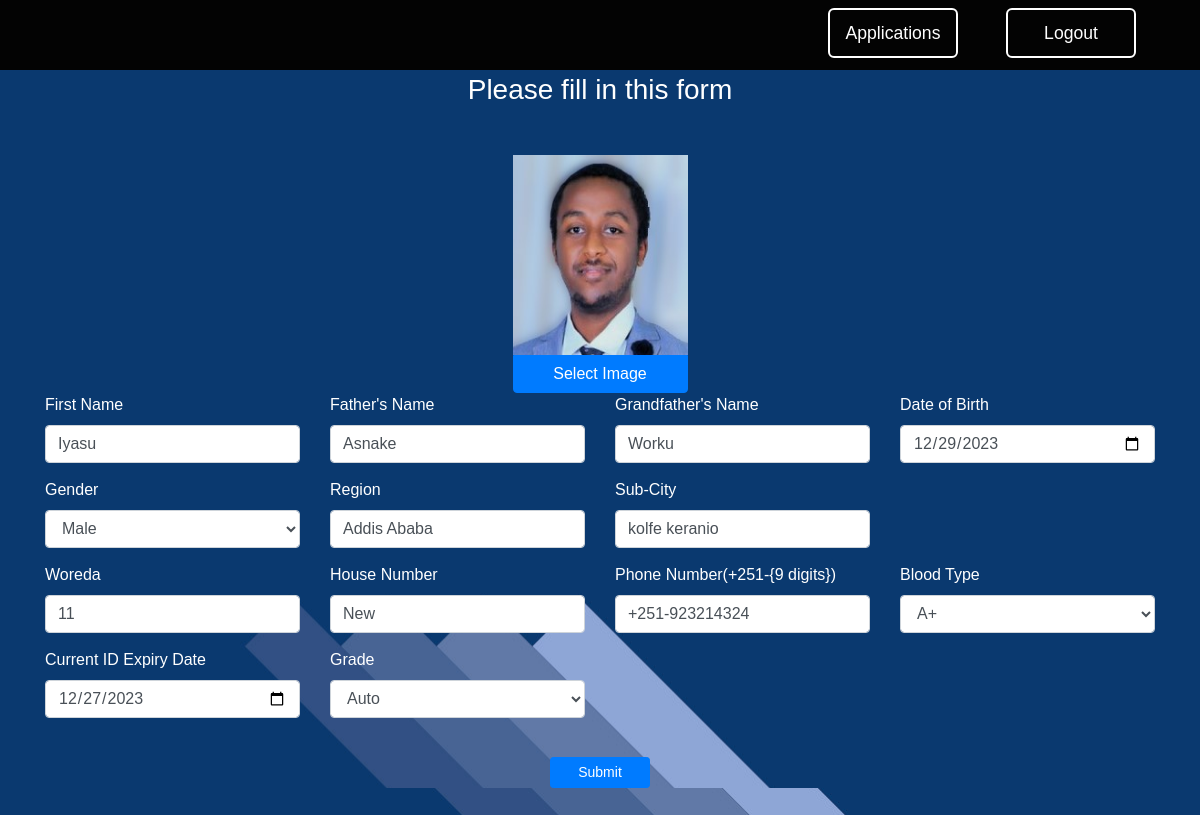
/form/driver_license_renewal (signed in), run on the app's committed database.
### website/models.py (models this page shows)
class Common():
    firstName = db.Column(db.String(50))
    fatherName = db.Column(db.String(50))
    gfatherName = db.Column(db.String(50))
    birthDay = db.Column(db.Date)
    gender = db.Column(db.String(10))
    region = db.Column(db.String(50))
    photo = db.Column(db.String(100))
    pending = db.Column(db.Enum(PendingStatus), default=PendingStatus.NOT_APPLIED)
    comment = db.Column(db.String(255), default='')
    Date1 = db.Column(db.Date)
    Date2 = db.Column(db.Date)
    Date3 = db.Column(db.Date)
    Date4 = db.Column(db.Date)
    Date5 = db.Column(db.Date)
    Time1 = db.Column(db.Time)
    Time2 = db.Column(db.Time)
    Time3 = db.Column(db.Time)
    Time4 = db.Column(db.Time)
    Time5 = db.Column(db.Time)

class Common2():
    subCity = db.Column(db.String(50))
    woreda = db.Column(db.String(50))
    houseNumber = db.Column(db.String(50))
    phoneNumber = db.Column(db.String(50))
    bloodType = db.Column(db.String(10))

class Driver_license_renewal(Common, Common2, db.Model):
    id = db.Column(db.String(36), primary_key=True, default=lambda: str(uuid.uuid4()))
    expiryDate = db.Column(db.Date)
    grade = db.Column(db.String(20))
    user_id = db.Column(db.Integer, db.ForeignKey('user.id'))
    __tablename__ = 'driver_license_renewal'

### website/views.py (the view, shortened to what this page needs)
@views.route('/form/driver_license_renewal', methods=['GET', 'POST'])
@login_required
def driver_license_renewal():
    button_type = request.args.get('button_type')
    form = UploadFileForm()
    photo = None
    license = Driver_license_renewal.query.filter_by(user_id=current_user.id).first()
    return render_template("driver_license_renewal.html", user=current_user, form=form, Driver_license_renewal=license, button_type=button_type)

### website/views.py
class UploadFileForm(FlaskForm):
    file = FileField("FILE", validators=[InputRequired()])
    submit = SubmitField("Upload File")

### website/templates/driver_license_renewal.html (shortened to what this page needs)
{% extends "base.html" %} {% block title %}Driver's license{% endblock %} {%
block content %}
<link rel="stylesheet" href="/static/style_form.css" />
<div class="container mt-5 mb-5">
  <form
    method="POST"
    enctype="multipart/form-data"
    style="color: white"
    onsubmit="return validateForm()"
  >
  <h3 align="center">Please fill in this form</h3>
    <div class="container mt-5">
      <div class="row text-center">
        <div class="col-lg-4 col-md-6 mx-auto">
          <div class="service-card mx-auto">
            <div class="d-flex align-items-center justify-content-center">
              <img
                id="cardImage"
                class="card-img-top2"
                src="{% if Driver_license_renewal.photo %}/static/uploads/{{ Driver_license_renewal.photo.split('/')[-1] }}{% else %}https://via.placeholder.com/300x400{% endif %}"
                alt="Placeholder Image"
              />
            </div>
            <button
              type="button"
              style="width: 175px;"
              class="btn btn-primary rounded-bottom"
              onclick="openFileInput()"
            >
              Select Image
            </button>
          </div>
        </div>
      </div>
    </div>
    <div class="row">
      <div class="col-md-3">
        <div class="form-group">
          <label for="firstName">First Name</label>
          <input
            type="text"
            class="form-control"
            id="firstName"
            name="firstName"
            placeholder="Enter first name"
            value="{{Driver_license_renewal.firstName if Driver_license_renewal.firstName}}"
            required
          />
        </div>
      </div>
      <div class="col-md-3">
        <div class="form-group">
          <label for="fatherName">Father's Name</label>
          <input
            type="text"
            class="form-control"
            id="fatherName"
            name="fatherName"
            placeholder="Enter Father's name"
            value="{{Driver_license_renewal.fatherName if Driver_license_renewal.fatherName}}"
            required
          />
        </div>
      </div>
      <div class="col-md-3">
        <div class="form-group">
          <label for="gfatherName">Grandfather's Name</label>
          <input
            type="text"
            class="form-control"
            id="gfatherName"
            name="gfatherName"
            placeholder="Enter Grandfather's name"
            value="{{Driver_license_renewal.gfatherName if Driver_license_renewal.gfatherName}}"
            required
          />
        </div>
      </div>
      <div class="col-md-3">
        <div class="form-group">
          <label for="birthDay">Date of Birth</label>
          <input
            type="date"
            class="form-control"
            id="birthDay"
            name="birthDay"
            placeholder="Enter Date of Birth"
            value="{{Driver_license_renewal.birthDay if Driver_license_renewal.birthDay}}"
            required
          />
        </div>
      </div>
    </div>
    <div class="row">
      <div class="col-md-3">
        <div class="form-group">
          <label for="gender">Gender</label>
          <select class="form-control" id="gender" name="gender" required>
            {% if Driver_license_renewal.gender %}
            <option value="{{ Driver_license_renewal.gender }}" selected>
              {{ Driver_license_renewal.gender }}
            </option>
            {% endif %}
          </select>
        </div>
      </div>
      <div class="col-md-3">
        <div class="form-group">
          <label for="region">Region</label>
          <input
            type="text"
            class="form-control"
            id="region"
            name="region"
            placeholder="Enter Region"
            value="{{Driver_license_renewal.region if Driver_license_renewal.region}}"
            required
          />
        </div>
      </div>
      <div class="col-md-3">
        <div class="form-group">
          <label for="subCity">Sub-City</label>
          <input
            type="text"
            class="form-control"
            id="subCity"
            name="subCity"
            placeholder="Enter Sub-City"
            value="{{Driver_license_renewal.subCity if Driver_license_renewal.subCity}}"
            required
          />
        </div>
      </div>
    </div>
    <div class="row">
      <div class="col-md-3">
        <div class="form-group">
          <label for="woreda">Woreda</label>
          <input
            type="text"
            class="form-control"
            id="woreda"
            name="woreda"
            placeholder="Enter Woreda"
            value="{{Driver_license_renewal.woreda if Driver_license_renewal.woreda}}"
            required
          />
        </div>
      </div>
      <div class="col-md-3">
        <div class="form-group">
          <label for="houseNumber">House Number</label>
          <input
            type="text"
            class="form-control"
            id="houseNumber"
            name="houseNumber"
            placeholder="Enter House Number"
            value="{{Driver_license_renewal.houseNumber if Driver_license_renewal.houseNumber}}"
            required
          />
        </div>
      </div>
      <div class="col-md-3">
        <div class="form-group">
          <label for="phoneNumber">Phone Number(+251-{9 digits})</label>
          <input
            type="tel"
            class="form-control"
            id="phoneNumber"
            name="phoneNumber"
            placeholder="Enter Phone Number"
            value="{{Driver_license_renewal.phoneNumber if Driver_license_renewal.phoneNumber}}"
            pattern="^(\+251-)?\d{9}$"
            value="+251-"
            required
          />
        </div>
      </div>
      <div class="col-md-3">
        <div class="form-group">
          <label for="bloodType">Blood Type</label>
          <select class="form-control" id="bloodType" name="bloodType" required>
            {% if Driver_license_renewal.bloodType %}
            <option value="{{ Driver_license_renewal.bloodType }}" selected>
              {{ Driver_license_renewal.bloodType }}
            </option>
            {% endif %}
          </select>
        </div>
      </div>
    </div>
    <div class="row">
      <div class="col-md-3">
        <div class="form-group">
          <label for="expiryDate">Current ID Expiry Date</label>
          <input
            type="date"
            class="form-control"
            id="expiryDate"
            name="expiryDate"
            placeholder="Current ID Expiry Date"
            value="{{Driver_license_renewal.expiryDate if Driver_license_renewal.expiryDate}}"
            required
          />
        </div>
      </div>
      <div class="col-md-3">
        <div class="form-group">
          <label for="grade">Grade</label>
          <select class="form-control" id="grade" name="grade" required>
            {% if Driver_license_renewal.grade %}
            <option value="{{ Driver_license_renewal.grade }}" selected>
              {{ Driver_license_renewal.grade }}
            </option>
            {% endif %}
          </select>
        </div>
      </div>
    </div>
    <br />
    <div class="row justify-content-center">
      <button type="submit" class="btn btn-primary btn-sm" style="width: 100px">
        Submit
      </button>
    </div>
  </form>
</div>
{% endblock %}

### website/templates/base.html (shortened to what this page needs)
<!DOCTYPE html>
<html>
<head>
  <link rel="stylesheet" href="https://cdn.jsdelivr.net/npm/bootstrap@4.3.1/dist/css/bootstrap.min.css"
>
  <link rel="stylesheet" href="https://stackpath.bootstrapcdn.com/font-awesome/4.7.0/css/font-awesome.min.css"
 />
  <link rel="stylesheet" href="/static/style.css" />
</head>
<body >
  <header>
    <nav class="navbar navbar-expand-lg navbar-dark fixed-top bg-body-tertiary">
      <div class="collapse navbar-collapse justify-content-end" id="navbar">
        <div class="navbar-nav ml-auto">
          {% if user.is_authenticated %}
          <button class="btnLogin-popup btn-nav mb-1 mr-5" id="applications"
            onclick="window.location.href='/applications'">Applications</button>
          <button class="btnLogin-popup btn-nav mb-1 mr-5" id="logout"
            onclick="window.location.href='/logout'">Logout</button>
        {% endif %}
      </div>
      </div>
    </nav>
  </header>
  <div>{% block content %} {% endblock %}</div>
</body>
</html>

### website/static/style.css (style rules this page uses)
* { margin: 0; padding: 0; box-sizing: border-box; font-family: "arial", sans-serif; }
body, html { scroll-behavior: smooth; width: 100%; margin-top: 25px; padding: 0; box-sizing: border-box; font-family: "arial", sans-serif; }
.navbar { background-color: #030303; z-index: 1000; }
.navbar .btnLogin-popup { width: 130px; height: 50px; background: transparent; border: 2px solid #fff; outline: none; border-radius: 6px; cursor: pointer; font-size: 1.1em; color: #fff; font-weight: 500; transition: 0.5s; }

### website/static/style_form.css (style rules this page uses)
body { margin-top: 0px; }
html, body { background: url("assets/Background.jpg") top center; }
.form-group { margin-bottom: 15px; }
.service-card { max-width: 175px; max-height: 400px; }
.card-img-top2 { width: 175px; height: 200px; }
.rounded-bottom { border-radius: 0 0 0.25rem 0.25rem; }

### data on the page
Driver_license_renewal: photo (picture), firstName "Iyasu", fatherName "Asnake", gfatherName "Worku", birthDay "12/29/2023", gender "Male", region "Addis Ababa", subCity "kolfe keranio", woreda "11", houseNumber "New", phoneNumber "+251-923214324", bloodType "A+", expiryDate "12/27/2023", grade "Auto"
